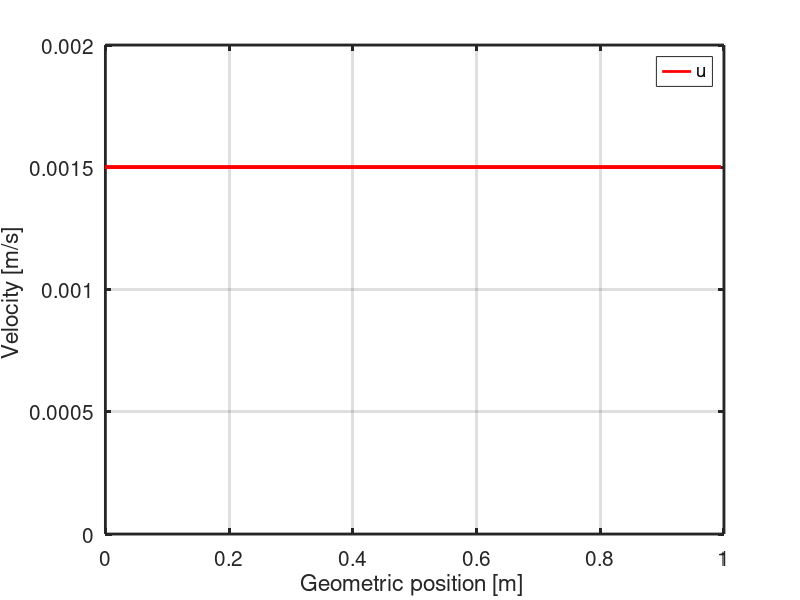
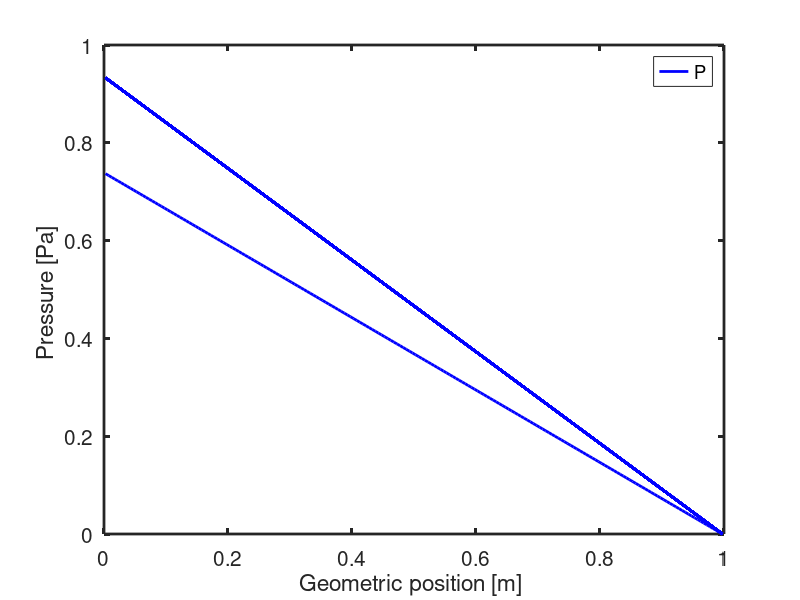
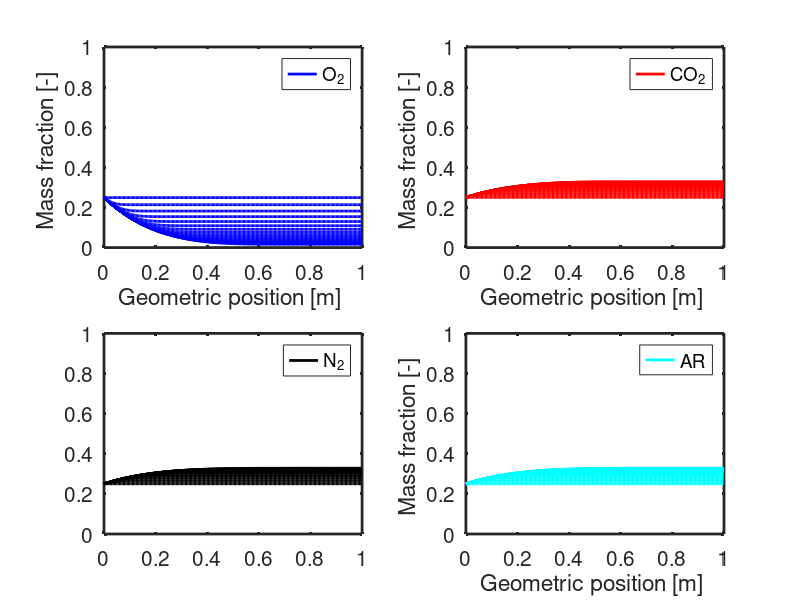
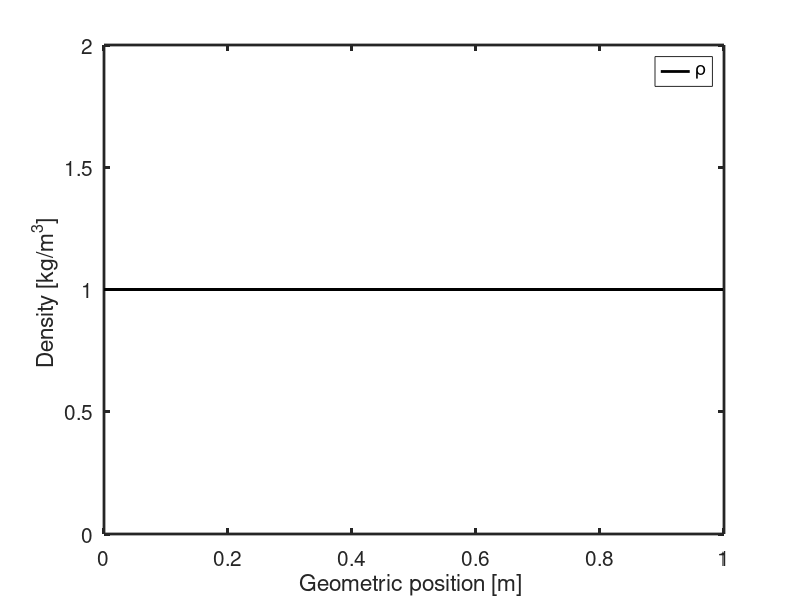

Write the MATLAB code that produced these figures, in order. (Note: this script raises an error after producing the figures.)
% this script is made to post process the time dependent data
% received from the matlab calculation. 

clear all;
close all;
clc;

A = importdata('output.txt');%_NPI100_time1600.txt');
B = importdata('diff.txt');%_NPI100_time1600.txt');

yy = B.data;
y = A.data;

% Assign some pointers
it   = find(strcmpi('Time',A.colheaders));
ix   = find(strcmpi('Position',A.colheaders));
ix_u   = find(strcmpi('u_Position',A.colheaders));
iu   = find(strcmpi('Velocity',A.colheaders));
iT   = find(strcmpi('Temperature',A.colheaders));
iP   = find(strcmpi('Pressure',A.colheaders));
if1  = find(strcmpi('species1',A.colheaders));
if2  = find(strcmpi('species2',A.colheaders));
if3  = find(strcmpi('species3',A.colheaders));
if4  = find(strcmpi('species4',A.colheaders));
irho  = find(strcmpi('density',A.colheaders));

iD1  = find(strcmpi('Dspecies1',B.colheaders));
iD2  = find(strcmpi('Dspecies2',B.colheaders));
iD3  = find(strcmpi('Dspecies3',B.colheaders));
iD4  = find(strcmpi('Dspecies4',B.colheaders));
iX1  = find(strcmpi('X1',B.colheaders));
iX2  = find(strcmpi('X2',B.colheaders));
iX3  = find(strcmpi('X3',B.colheaders));
iX4  = find(strcmpi('X4',B.colheaders));

% store the values in the appropriate array
time = y(:,it);
x = y(:,ix);
x_u = y(:,ix_u);
u = y(:,iu);
T = y(:,iT);
P = y(:,iP);
f1 = y(:,if1);
f2 = y(:,if2);
f3 = y(:,if3);
f4 = y(:,if4);
rho = y(:,irho);

D1 = yy(:,iD1);
D2 = yy(:,iD2);
D3 = yy(:,iD3);
D4 = yy(:,iD4);
X1 = yy(:,iX1);
X2 = yy(:,iX2);
X3 = yy(:,iX3);
X4 = yy(:,iX4);
% reshape the array such that they can be plotted within
% the computational domain. 
col = length(unique(time));
row = length(u)/col;

x_new = reshape(x,[row, col]);
x_u_new = reshape(x_u,[row, col]);
u_new = reshape(u,[row, col]);
T_new = reshape(T,[row, col]);
P_new = reshape(P,[row, col]);
f1_new = reshape(f1,[row, col]);
f2_new = reshape(f2,[row, col]);
f3_new = reshape(f3,[row, col]);
f4_new = reshape(f4,[row, col]);
rho_new = reshape(rho,[row, col]);

D1_new = reshape(D1,[row, col]);
D2_new = reshape(D2,[row, col]);
D3_new = reshape(D3,[row, col]);
D4_new = reshape(D4,[row, col]);
X1_new = reshape(X1,[row, col]);
X2_new = reshape(X2,[row, col]);
X3_new = reshape(X3,[row, col]);
X4_new = reshape(X4,[row, col]);
% plot the results
% figure(1)
% hold on
% plot(x_new(2:row-1,:),T_new(2:row-1,:),'-k','LineWidth',2)
% xlabel('Geometric position [m] ','LineWidth', 2)
% ylabel('Temperature [K] ','LineWidth', 2)
% axis([0 1 0 0.002]);
% legend('T','NorthEast')
% set(gca, 'box', 'on', 'LineWidth', 2, 'FontSize', 15)

figure(2)
hold on
grid on
plot(x_u_new(2:row-1,:),u_new(2:row-1,:),'-r','LineWidth',2)
xlabel('Geometric position [m] ','LineWidth', 2)
ylabel('Velocity [m/s] ','LineWidth', 2)
axis([0 1 0 0.002]);
legend('u','Location','NorthEast')
set(gca, 'box', 'on', 'LineWidth', 2, 'FontSize', 15)

figure(3)
hold on
plot(x_new(2:row-1,:),P_new(2:row-1,:),'-b','LineWidth',2)
xlabel('Geometric position [m] ','LineWidth', 2)
ylabel('Pressure [Pa] ','LineWidth', 2)
axis([0 1 0 1]);
legend('P','Location','NorthEast')
set(gca, 'box', 'on', 'LineWidth', 2, 'FontSize', 15)

figure(4)
hold on
grid on
subplot(2,2,1)
p1 = plot(x_new(1:row-1,:),f1_new(1:row-1,:),'-b','LineWidth',2);
set(gca, 'box', 'on', 'LineWidth', 2, 'FontSize', 15)
axis([0 1 0 1])
legend(p1,'O_2', 'Location','NorthEast')
xlabel('Geometric position [m] ','LineWidth', 2)
ylabel('Mass fraction [-] ','LineWidth', 2)

subplot(2,2,2)
p2 = plot(x_new(1:row-1,:),f2_new(1:row-1,:),'-r','LineWidth',2);
set(gca, 'box', 'on', 'LineWidth', 2, 'FontSize', 15)
axis([0 1 0 1])
legend(p2,'CO_2', 'Location','NorthEast')
xlabel('Geometric position [m] ','LineWidth', 2)
ylabel('Mass fraction [-] ','LineWidth', 2)

subplot(2,2,3)
p3 = plot(x_new(1:row-1,:),f3_new(1:row-1,:),'-k','LineWidth',2);
set(gca, 'box', 'on', 'LineWidth', 2, 'FontSize', 15)
axis([0 1 0 1])
legend(p3,'N_2', 'Location','NorthEast')

subplot(2,2,4)
p4 = plot(x_new(1:row-1,:),f4_new(1:row-1,:),'-c','LineWidth',2);
set(gca, 'box', 'on', 'LineWidth', 2, 'FontSize', 15)
axis([0 1 0 1])
legend(p4,'AR', 'Location','NorthEast')
xlabel('Geometric position [m] ','LineWidth', 2)
ylabel('Mass fraction [-] ','LineWidth', 2)
% legend('O_2','CO_2','N_2','Ar','location','NorthEast')
 
figure(5)
hold on
plot(x_new(1:row-1,:),rho_new(1:row-1,:),'-k','LineWidth',2)
xlabel('Geometric position [m] ','LineWidth', 2)
ylabel('Density [kg/m^3] ','LineWidth', 2)
axis([0 1 0 2]);
legend('\rho','Location','NorthEast')
set(gca, 'box', 'on', 'LineWidth', 2, 'FontSize', 15)

%%
figure(6)
hold on
grid on
subplot(2,2,1)
p1 = plot(x_new(1:row-1,:),D1_new(1:row-1,:),'-b','LineWidth',2);
set(gca, 'box', 'on', 'LineWidth', 2, 'FontSize', 15)
axis([0 1 1.4*10^(-5) 2.1*10^(-5)])
legend(p1,'D_{O_2}', 'Location','SouthEast')
xlabel('Geometric position [m] ','LineWidth', 2)
ylabel('Diffusivity ','LineWidth', 2)

subplot(2,2,2)
p2 = plot(x_new(1:row-1,:),D2_new(1:row-1,:),'-r','LineWidth',2);
set(gca, 'box', 'on', 'LineWidth', 2, 'FontSize', 15)
axis([0 1 1.4*10^(-5) 2.1*10^(-5)])
legend(p2,'D_{CO_2}', 'Location','NorthEast')
xlabel('Geometric position [m] ','LineWidth', 2)
ylabel('Diffusivity','LineWidth', 2)

subplot(2,2,3)
p3 = plot(x_new(1:row-1,:),D3_new(1:row-1,:),'-k','LineWidth',2);
set(gca, 'box', 'on', 'LineWidth', 2, 'FontSize', 15)
axis([0 1 1.4*10^(-5) 2.1*10^(-5)])
legend(p3,'D_{N_2}', 'Location','SouthEast')
xlabel('Geometric position [m] ','LineWidth', 2)
ylabel('Diffusivity','LineWidth', 2)

subplot(2,2,4)
p4 = plot(x_new(1:row-1,:),D4_new(1:row-1,:),'-c','LineWidth',2);
set(gca, 'box', 'on', 'LineWidth', 2, 'FontSize', 15)
axis([0 1 1.4*10^(-5) 2.1*10^(-5)])
legend(p4,'D_{AR}', 'Location','SouthEast')
xlabel('Geometric position [m] ','LineWidth', 2)
ylabel('Diffusivity ','LineWidth', 2)

%%
figure(7)
hold on
grid on
subplot(2,2,1)
p1 = plot(x_new(1:row-1,:),X1_new(1:row-1,:),'-b','LineWidth',2);
set(gca, 'box', 'on', 'LineWidth', 2, 'FontSize', 15)
axis([0 1 0 1])
legend(p1,'X_{O_2}', 'Location','SouthEast')
xlabel('Geometric position [m] ','LineWidth', 2)
ylabel('Mole fraction [-]','LineWidth', 2)

subplot(2,2,2)
p2 = plot(x_new(1:row-1,:),X2_new(1:row-1,:),'-r','LineWidth',2);
set(gca, 'box', 'on', 'LineWidth', 2, 'FontSize', 15)
axis([0 1 0 1])
legend(p2,'X_{CO_2}', 'Location','NorthEast')
xlabel('Geometric position [m] ','LineWidth', 2)
ylabel('Mole fraction','LineWidth', 2)

subplot(2,2,3)
p3 = plot(x_new(1:row-1,:),X3_new(1:row-1,:),'-k','LineWidth',2);
set(gca, 'box', 'on', 'LineWidth', 2, 'FontSize', 15)
axis([0 1 0 1])
legend(p3,'X_{N_2}', 'Location','SouthEast')
xlabel('Geometric position [m] ','LineWidth', 2)
ylabel('Mole fraction','LineWidth', 2)

subplot(2,2,4)
p4 = plot(x_new(1:row-1,:),X4_new(1:row-1,:),'-c','LineWidth',2);
set(gca, 'box', 'on', 'LineWidth', 2, 'FontSize', 15)
axis([0 1 0 1])
legend(p4,'X_{AR}', 'Location','SouthEast')
xlabel('Geometric position [m] ','LineWidth', 2)
ylabel('Mole fraction ','LineWidth', 2)

%%%%%%%%%%%%%%%%%%%%%%%%%%%%%%%%%%%%%%%%%%%%%%%%%%%%%%%%%%%%%%%%%%%%%%%%%%%
%%%             here starts the video generation                        %%%
%%%%%%%%%%%%%%%%%%%%%%%%%%%%%%%%%%%%%%%%%%%%%%%%%%%%%%%%%%%%%%%%%%%%%%%%%%%
Fall = struct('O2',f1_new,'CO2',f2_new,'N2',f3_new,'AR',f4_new);
Xall = struct('O2',X1_new,'CO2',X2_new,'N2',X3_new,'AR',X4_new);

fields = fieldnames(Fall);

for i = 1:numel(fields)
    fields(i);
    path_Results = strcat('C:\Users\s137280\Documents\Master_tue\Internship\internship_github\Species_sink\results\Y',num2str(i),'.avi');
    filename = VideoWriter(path_Results)
    filename.FrameRate = 5;
    
    path_Results2 = strcat('C:\Users\s137280\Documents\Master_tue\Internship\internship_github\Species_sink\results\X',num2str(i),'.avi');
    filename2 = VideoWriter(path_Results2)
    filename2.FrameRate = 5;
    
    h1 = figure(1);
    h2 = figure(2);
    axis tight manual % this ensures that getframe() returns a consistent size
    for n = 1:1:col
        
    %% mass fraction
    h1 = figure(10);
    plot(x_new(1:row-1,n),Xall.(fields{i})(1:row-1,n),'-b','LineWidth',2);
    set(gca, 'box', 'on', 'LineWidth', 2, 'FontSize', 15)

    axis([0 1 0 1]);
    legend(fields{i}, 'Location','NorthEast')
    xlabel('Geometric position [m] ','LineWidth', 2)
    ylabel('Mass fraction [-] ','LineWidth', 2)
    title(strcat('Time:',num2str(time(row*n))));
    frame1 = getframe(h1);
    open(filename);
    writeVideo(filename,frame1); 
    
    %% mole fraction 
    h2 = figure(20)
    plot(x_new(1:row-1,n),Xall.(fields{i})(1:row-1,n),'-r','LineWidth',2);
    set(gca, 'box', 'on', 'LineWidth', 2, 'FontSize', 15)

    axis([0 1 0 1]);
    legend(fields{i}, 'Location','NorthEast')
    xlabel('Geometric position [m] ','LineWidth', 2)
    ylabel('Mole fraction [-] ','LineWidth', 2)
    title(strcat('Time:',num2str(time(row*n))));
      % Capture the plot as an image 
        
    frame2 = getframe(h2);
    open(filename2);
    writeVideo(filename2,frame2); 
      % Write to the avi File 
          
%       else 
     %      end 
    end
    close(filename);
    close(filename2);

end

% play1 = implay('species1.avi')
% play2 = implay('species2.avi')
% play3 = implay('species3.avi')
% play4 = implay('species4.avi')
